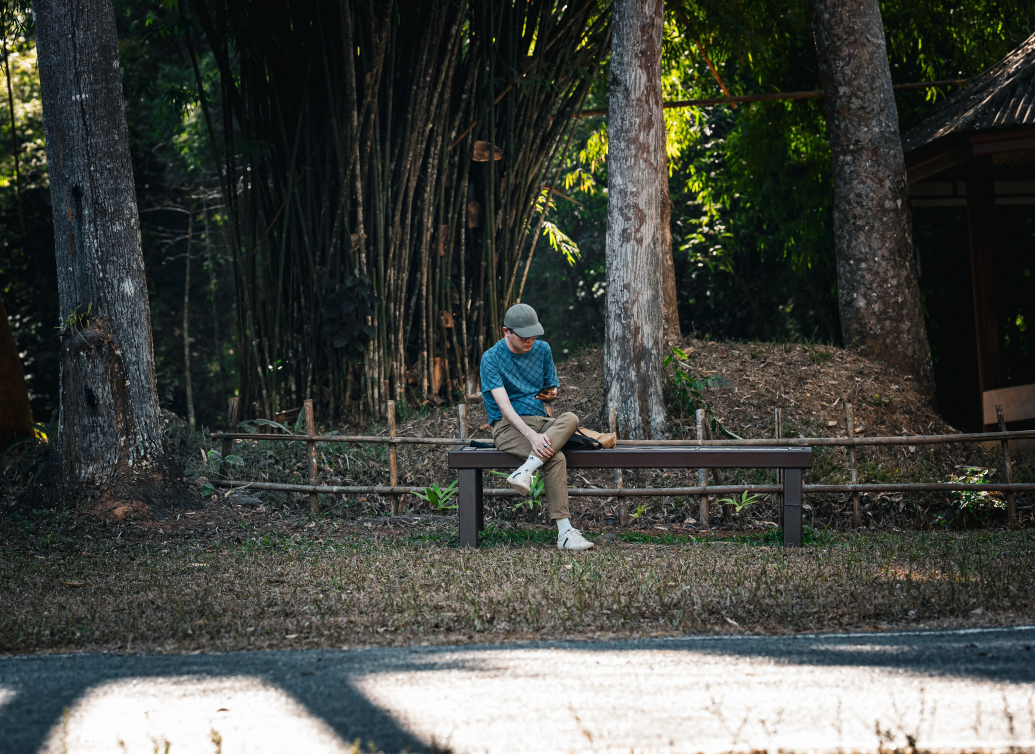
#> input picture Computer Vision lab expeiments/exp 21/image.jpg, 5175 x 3769 px (shown at 1/5 size)
$ python py21.py
#> lines starting #> are read from the running program, lines starting #| are printed output that depends on the picture
import cv2
import numpy as np
import matplotlib.pyplot as plt

# Read input image
img = cv2.imread('image.jpg')
#> img is the input picture: shape (3769, 5175, 3); mean B, G, R 65.5, 70.9, 67.8

if img is None:
    print("Error: Image not found. Upload image.jpg")
else:
    # Resize image
    img = cv2.resize(img, (300, 200))
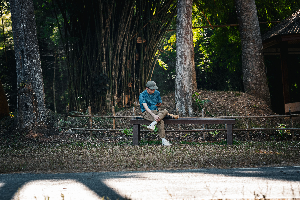
#> img: shape (200, 300, 3); mean B, G, R 65.5, 71, 67.8

    # Convert to grayscale
    gray = cv2.cvtColor(img, cv2.COLOR_BGR2GRAY)
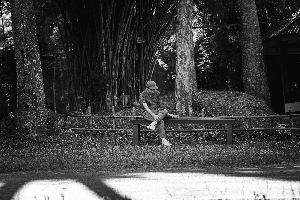
#> gray: shape (200, 300); min 4, max 255, mean 69.4

    # Create kernel
    kernel = np.ones((5, 5), np.uint8)

    # Apply Opening operation (Erosion followed by Dilation)
    opening = cv2.morphologyEx(gray, cv2.MORPH_OPEN, kernel)
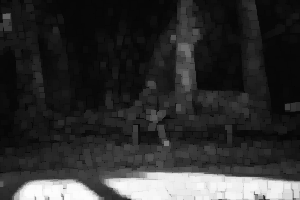
#> opening: shape (200, 300); min 4, max 252, mean 47.6

    # Display results
    plt.figure(figsize=(10, 4))

    plt.subplot(1, 2, 1)
    plt.imshow(gray, cmap='gray')
    plt.title("Original Image")
    plt.axis("off")

    plt.subplot(1, 2, 2)
    plt.imshow(opening, cmap='gray')
    plt.title("Opening Operation")
    plt.axis("off")

    plt.tight_layout()
    plt.show()
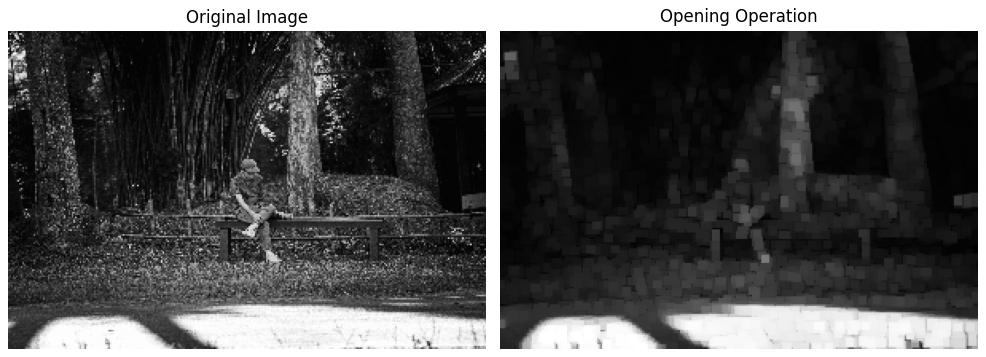
#> figure drawn by matplotlib, 2 panels
